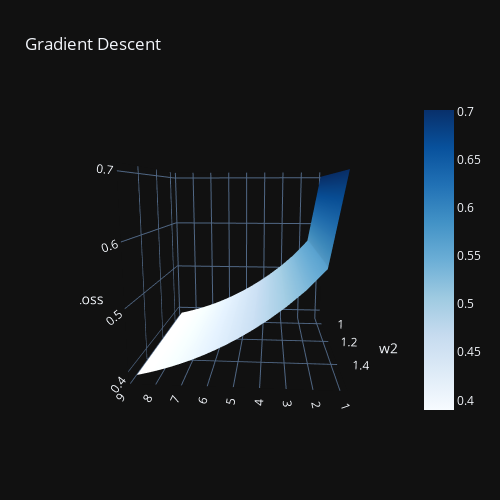

Source (notebook cell):
### Code cell
import plotly.graph_objects as go
from plotly.subplots import make_subplots

import numpy as np

# Initialize figure with 4 3D subplots
# fig = make_subplots(
#     rows=2, cols=2,
#     specs=[[{'type': 'surface'}, {'type': 'surface'}],
#            [{'type': 'surface'}, {'type': 'surface'}]])

# adding surfaces to subplots.
# fig.add_trace(
#     go.Surface(x=X, y=Y, z=Z, colorscale='Viridis', showscale=True))

fig = go.Figure(data=[go.Surface(x=X, y=Y, z=Z, colorscale ='Blues')])

fig.update_layout(
    title_text='Gradient Descent', autosize=False, scene = dict(
                    xaxis_title='w1',
                    yaxis_title='w2',
                    zaxis_title='Loss'),
                    height=500, width=500, template="plotly_dark"
)

fig.show()

### Figure 1 — Plotly figure (JSON) as saved in the notebook; plotly's stock layout.template omitted (floating-point values rounded to 4 significant figures; data arrays with more than 128 entries replaced by an {"elided": "..."} marker saying what was removed)
{"data": [{"colorscale": [[0, "rgb(247,251,255)"], [0.125, "rgb(222,235,247)"], [0.25, "rgb(198,219,239)"], [0.375, "rgb(158,202,225)"], [0.5, "rgb(107,174,214)"], [0.625, "rgb(66,146,198)"], [0.75, "rgb(33,113,181)"], [0.875, "rgb(8,81,156)"], [1, "rgb(8,48,107)"]], "type": "surface", "x": {"elided": "20x20 float values"}, "y": {"elided": "20x20 float values"}, "z": {"elided": "20x20 float values"}}], "layout": {"autosize": false, "height": 500, "scene": {"aspectmode": "auto", "aspectratio": {"x": 1, "y": 1, "z": 1}, "camera": {"center": {"x": 0, "y": 0, "z": 0}, "eye": {"x": -0.1446, "y": 2.126, "z": 0.3856}, "projection": {"type": "perspective"}, "up": {"x": 0, "y": 0, "z": 1}}, "xaxis": {"title": {"text": "w1"}, "type": "linear"}, "yaxis": {"title": {"text": "w2"}, "type": "linear"}, "zaxis": {"title": {"text": "Loss"}, "type": "linear"}}, "title": {"text": "Gradient Descent"}, "width": 500}}
